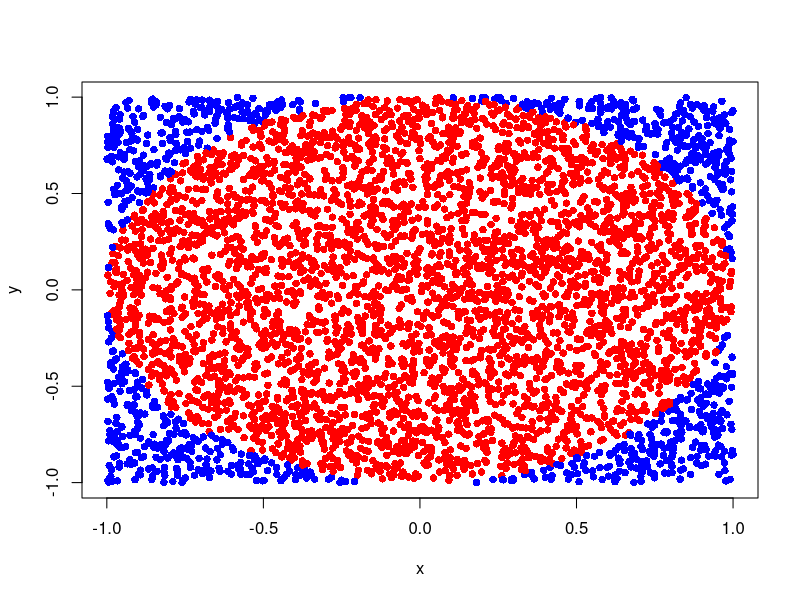
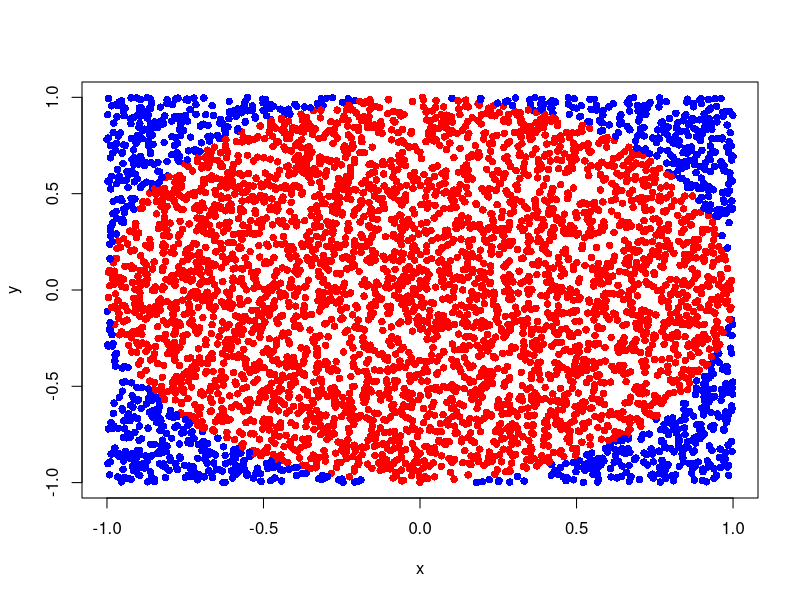
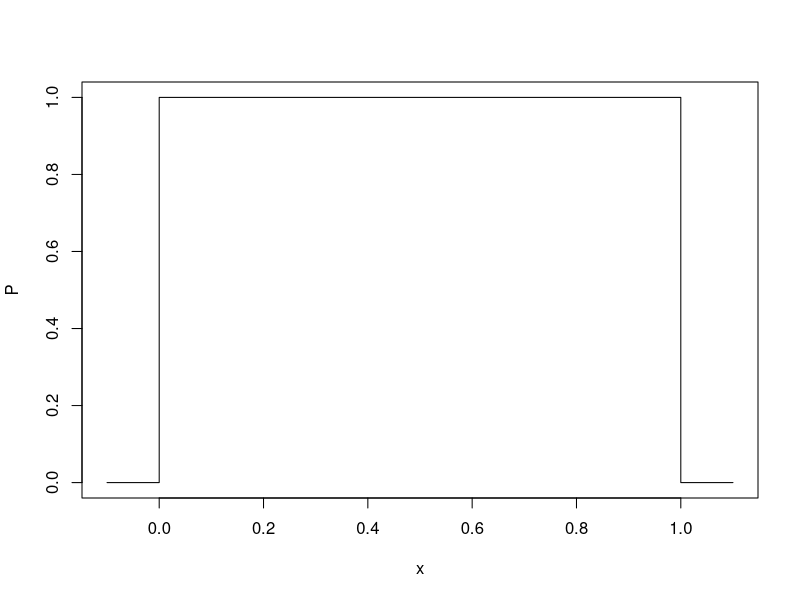

Write the R code that produced these figures, in order.
## ---- chunk 1
N <- 5000
x <- runif(N, min=-1, max=1)
y <- runif(N, min=-1, max=1)
plot(x, y, pch=16, col=ifelse(x^2 + y^2 < 1, "red", "blue"))
## ---- chunk 2
N <- 5000
x <- runif(N, min=-1, max=1)
y <- runif(N, min=-1, max=1)
plot(x, y, pch=16, col=ifelse(x^2 + y^2 < 1, "red", "blue"))
## ---- chunk 3
x <- seq(0,1,length=200)
plot(c(-0.1, 0, x, 1, 1.1), c(0,0,dunif(x),0,0), type='l', xlab="x", ylab="P")
